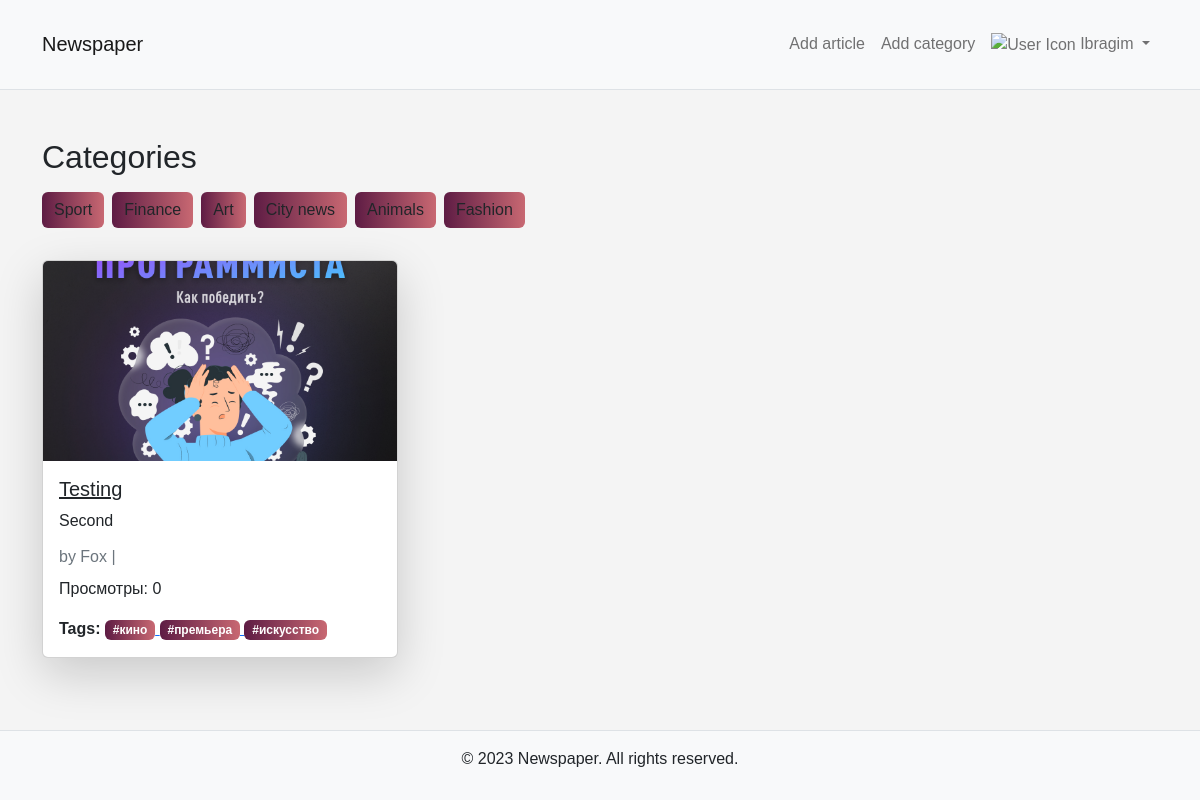
The page /tag/3/ (signed in) on the database its author committed.
### accounts/models.py (models this page shows, shortened)
class CustomUser(AbstractUser):
    bio = models.TextField(max_length=500, blank=True)
    phone_number = models.CharField(max_length=12, blank=True)
    birthdate = models.DateField(null=True, blank=True)
    objects = CustomUserManager()

### main/models.py (models this page shows, shortened)
class Category(models.Model):
    category_name = models.CharField(max_length=255)
    description = models.CharField(max_length=255)

class Article(models.Model):
    title = models.CharField(max_length=255)
    summary = models.TextField()
    content = models.TextField()
    author = models.ForeignKey(Author, on_delete=models.PROTECT,
                               related_name='author_articles')
    published_date = models.DateTimeField(auto_now_add=True)
    category = models.ForeignKey(Category, on_delete=models.PROTECT)
    image_url = models.ImageField(upload_to='media', blank=True)
    tags = models.ManyToManyField(Tags)
    views = models.PositiveIntegerField(default=0)
    class Meta:
        ordering = ['-published_date']

class Author(models.Model):
    user = models.OneToOneField(CustomUser, on_delete=models.CASCADE)
    def __str__(self):
        return self.user.username

class Tags(models.Model):
    tag_name = models.CharField(max_length=255)

### main/views.py (the view)
# urls.py: path('tag/<int:tag_id>/', views.get_article_by_tag, name='get_article_by_tag'),
def get_article_by_tag(request, tag_id):
    articles = Article.objects.filter(tags__id=tag_id)
    categories = Category.objects.all()
    context = {
        'article_list': articles,
        'categories': categories
    }
    return render(request, 'main/index.html', context)

### templates/main/index.html (shortened to what this page needs)
{% extends "base.html" %}
{% load static %}
{% block content %}
<div class="row mb-4">
    <div class="col-12">
        <h2 class="mb-3">Categories</h2>
        <div class="d-flex flex-wrap">
            {% for i in categories %}
            <a href="{% url 'get_article_by_category' i.id %}" class="btn btn-primary-gradient me-2 mb-2">{{ i.category_name }}</a>
            {% endfor %}
        </div>
    </div>
</div>
<div class="row">
    {% for article in article_list %}
    <div class="col-md-4 mb-4">
        <div class="card h-100 shadow-lg">
            {% if article.image_url %}
            <img src="{{ article.image_url.url }}" class="card-img-top article-image" alt="{{ article.title }}">
            {% else %}
            <img src="https://upload.wikimedia.org/wikipedia/commons/thumb/c/c7/Flag_of_Kyrgyzstan.svg/1200px-Flag_of_Kyrgyzstan.svg.png" class="card-img-top article-image" alt="{{ article.title }}">
            {% endif %}
            <div class="card-body">
                <h5 class="card-title">
                    <a href="{% url 'detail_article' article.id %}" class="text-dark">{{ article.title }}</a>
                </h5>
                <p class="card-text">{{ article.content|truncatewords:20 }}</p>
                <p class="card-subtitle text-muted mb-2">by {{ article.author }} | {{ article.date }}</p>
                <p>Просмотры: {{ article.views }}</p>
                <p class="tag-container">
                    <strong>Tags:</strong>
                    {% for tag in article.tags.all %}
                        <a href="{% url 'get_article_by_tag' tag.id %}">
                            <span class="badge bg-primary-gradient">#{{ tag.tag_name }}</span>
                        </a>
                    {% endfor %}
                </p>
            </div>
        </div>
    </div>
    {% endfor %}
</div>
{% endblock content %}

### templates/base.html (shortened to what this page needs)
{% load static %}
<!DOCTYPE html>
<html>
<head>
    <link href="https://cdn.jsdelivr.net/npm/bootstrap@5.2.3/dist/css/bootstrap.min.css" rel="stylesheet">
    <link rel="stylesheet" href="{% static 'style.css' %}">
</head>
<body>
    <header class="p-3 mb-3 border-bottom bg-light">
        <div class="container">
            <nav class="navbar navbar-expand-lg navbar-light">
                <a class="navbar-brand" href="/">Newspaper</a>
<div class="collapse navbar-collapse" id="navbarNav">
    <ul class="navbar-nav ms-auto d-flex align-items-center">
        {% if user.is_authenticated %}
        <li class="nav-item">
            <a class="nav-link" href="{% url 'add_article' %}">Add article</a>
        </li>
        <li class="nav-item">
            <a class="nav-link" href="{% url 'add_category' %}">Add category</a>
        </li>
        <li class="nav-item dropdown">
            <a class="nav-link dropdown-toggle" href="#" id="userDropdown" role="button"
                data-bs-toggle="dropdown" aria-haspopup="true" aria-expanded="false">
                <img src="https://cdn-icons-png.flaticon.com/512/666/666201.png" alt="User Icon" width="32" height="32">
                {{ user.username }}
            </a>
        </li>
        {% endif %}
    </ul>
</div>
    </header>
    <main class="container mt-5">
        {% block content %}
        {% endblock content %}
    </main>
    <footer class="p-3 mt-5 border-top bg-light">
        <div class="container">
            <p class="text-center">© 2023 Newspaper. All rights reserved.</p>
        </div>
    </footer>
</body>
</html>

### static/style.css (style rules this page uses)
body { font-family: Arial, sans-serif; background-color: #f4f4f4; }
.badge, .btn-primary-gradient { background: linear-gradient(90deg, rgba(94,28,68,1) 0%, rgba(200,104,114,1) 100%); border: none; }
.shadow-lg { box-shadow: 0 4px 15px rgba(0, 0, 0, 0.1); }
.article-image { height: 200px; object-fit: cover; }
.tag-container { margin-bottom: 0; }

### rows shown on the page
CustomUser: username "Ibragim"
Category: category_name "Sport"
Category: category_name "Finance"
Category: category_name "Art"
Category: category_name "City news"
Category: category_name "Animals"
Category: category_name "Fashion"
Article: image_url (picture), title "Testing", content "Second", author "Fox", views "0"
Tags: tag_name "кино"
Tags: tag_name "премьера"
Tags: tag_name "искусство"
